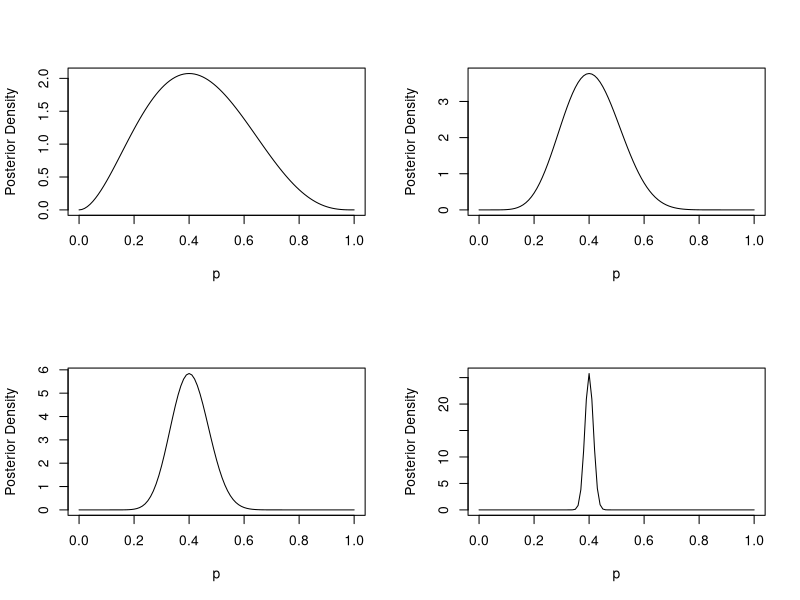
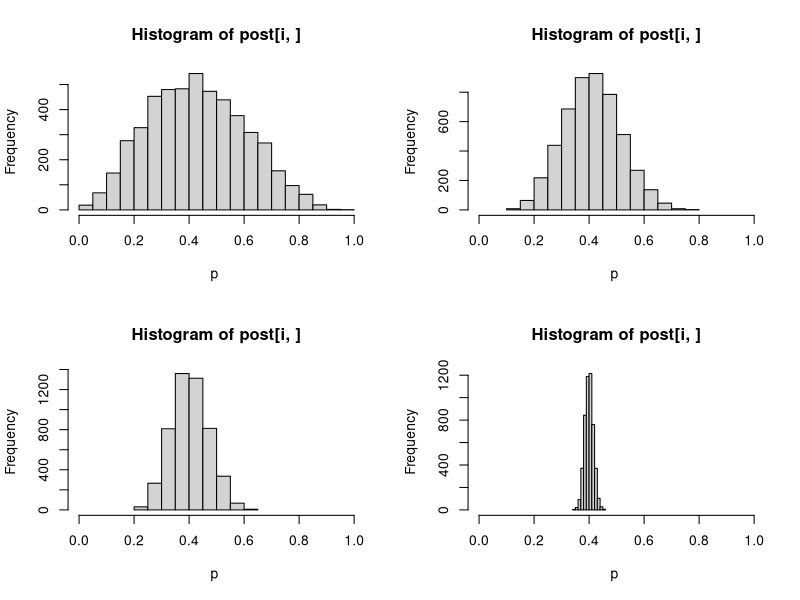
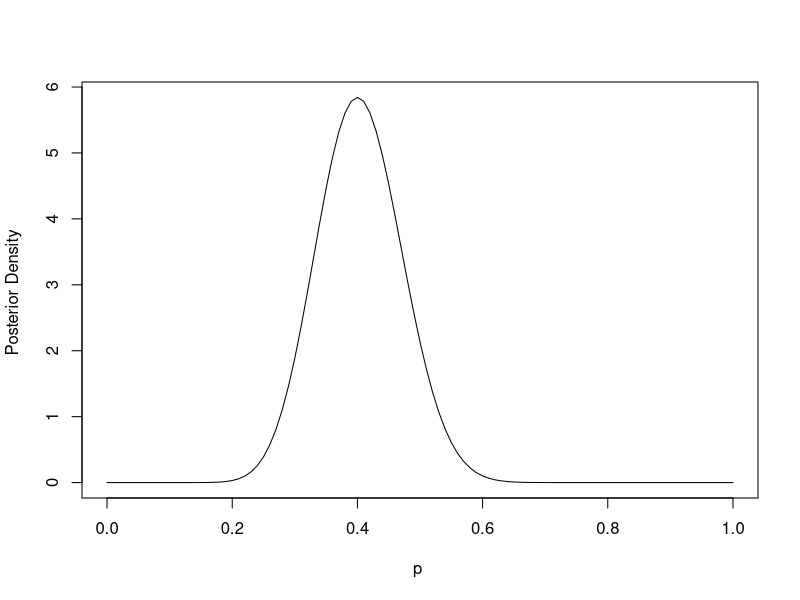
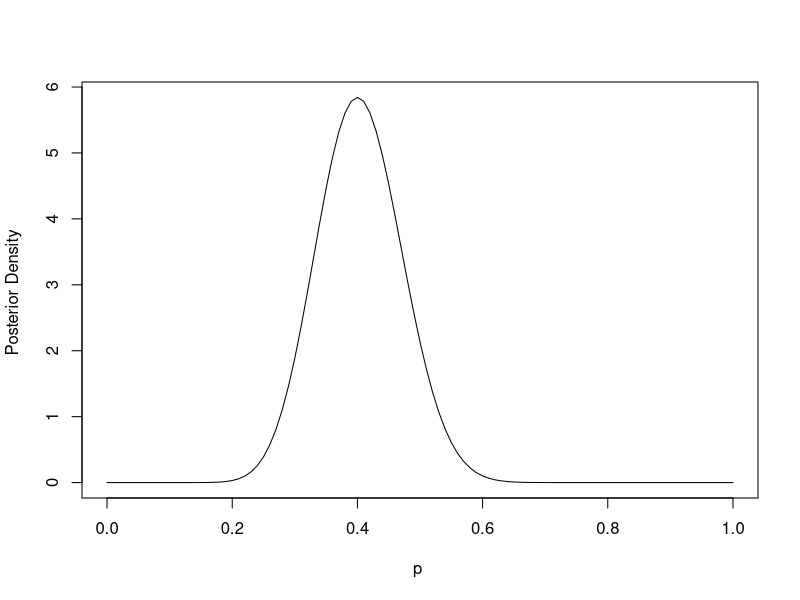
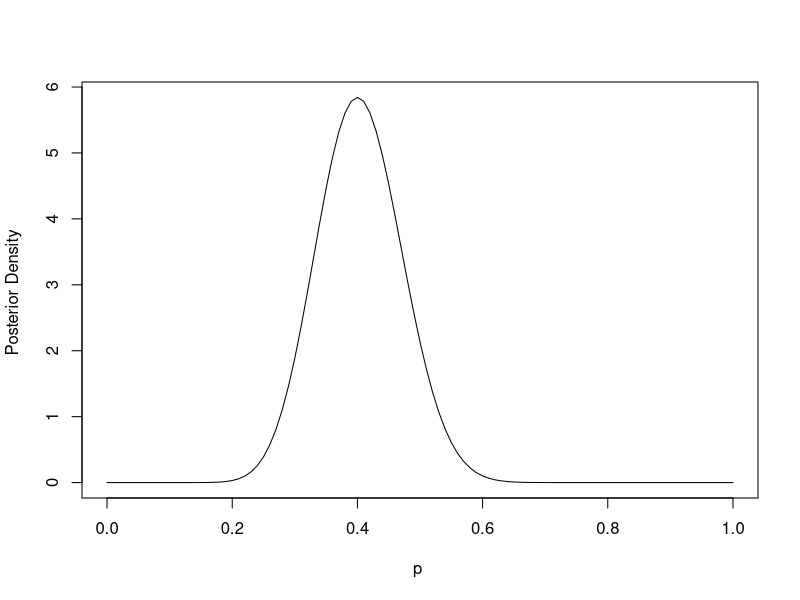

Write the R code that produced these figures, in order.
##Introduction to R and Bayes programming 
## Last updated July 13, 2017 / MEH
## SISMID 2017 MCMC I

##Simple Beta posterior distribution of the transmission probability 

## R program to compute the posterior distribution of the transmission probability
## Beta prior distribution of the binomial likelihood 

## We want to evaluate the density of the posterior of p along the interval [0,1] 
## To start, generate a sequence from 0 to 1 in increments of .01 that will supply
## the values where we will evaluate the posterior density 

x = seq(0,1, by = .01)
x

## Observed data 
## Generate a vector of the observed number of trials in the four experiments 
n=c(5,20,50,1000)
n

## Generate a vector of the number of successes (infections) in the four experiments
y=c(2,8,20,400)
y
##Set up noninformative Beta prior distributions 
my.alpha = 1
my.beta = 1 
my.alpha
my.beta

##Set up a matrix with 4 rows and the number of columns that is the length of the 
## x vector where the values of the posterior densities  will be evaluated. This 
## matrix will hold the values for the four posterior densities. The value 
## 0 is a place holder. Other entries could be used.

posta = matrix(0, nrow=4, ncol = length(x))

##plot the four posterior densities using different amounts of data from 
## the four experiments

## open pdf (or ps) file graphics device 
#pdf(file="/Users/betz/Documents/Bayesintro/betaunif1.pdf", height=6.5, width = 8.9)
## set up to have 4 plots in one figure with 2 by 2
 
par(mfrow=c(2,2))
# loop through the for graphs. Use a for loop 

for (i in 1:4){
  posta[i,] = dbeta(x,my.alpha+y[i],my.beta+n[i]-y[i])
  plot(x,posta[i,], type = "l", ylab ="Posterior Density", xlab="p")
}
## close graphics device if using pdf (or ps)
#dev.off() 
#return to 1 plot if need be 
par(mfrow=c(1,1))

## Summaries of the posterior distribution 

## Posterior summaries using closed form distributions

#prior mean 
priormean = my.alpha/(my.alpha + my.beta)
priormean

# posterior mean 

postmean= (my.alpha+y)/(my.alpha+my.beta+n)
postmean
round(postmean,4)

#posterior median
# use qbeta to get the values at the given quantiles
postmedian=qbeta(0.5, my.alpha+y, my.beta+n-y)
round(postmedian,4)

#median, 95%  equitailed posterior or credible interval 
# use qbeta to get the values at the given quantiles
# set up matrix
post95int=matrix(0,4,3)
for (i in 1:4){
  post95int[i,] = qbeta(c(0.5, 0.025,0.975), my.alpha+y[i], my.beta+n[i]-y[i])
}
round(post95int,3)


# Drawing random samples from the posterior distributions to imitate results 
# of an MCMC output; use rbeta() command for random samples from a beta distribution

#Set the number of samples
nsamp=5000
#Set up matrix
post=matrix(0,4,nsamp)

##pdf(file="/Users/betz/Documents/TexWork/MCMC/betz/Bayesintro/betaunif1r.pdf", height=6.5, width=8.9)

par(mfrow=c(2,2))
for (i in 1:4){
  post[i,]=rbeta(nsamp,my.alpha+y[i],my.beta+n[i]-y[i])
  hist(post[i,], xlim=c(0,1), xlab = "p ", ylab = "Frequency")
}

#dev.off()
par(mfrow=c(1,1))

#Posterior summaries using random samples

# posterior mean

postmeanr= apply(post,1,mean)
postmeanr

#Compare with analytic posterior mean 

postmean

# Get summary of simulated posterior distributions
# Row by row

summary(post[1,])
summary(post[2,])
summary(post[3,])
summary(post[4,])

# Get all summaries of all four rows at the same time

apply(post, 1, summary)


## Now use informative conjugate priors

alpha1=c(1,2,50,3,12,60,4,16)
beta1=c(1,2,50,2,8,40,1,4)
alpha1
beta1

priorsum=alpha1+beta1
priormean=alpha1/(alpha1+beta1)
priorsum
priormean

n1=50
y1=20

post95int2=matrix(0,length(alpha1),3)
for (i in 1:length(alpha1)){
 post95int2[i,] = qbeta(c(0.5,0.025,0.975), alpha1[i]+y1, beta1[i]+n1-y1)
}
round(post95int2,3)

par(mfrow=c(1,1))


## Here is a simple function to compute the posterior distribution 
## of the transmission probability. It plots the posterior 
## distribution and returns the posterior median and
## 95% equitailed credible interval
## n = number of observations (exposed),
## y = number of successes (infections)
## alpha, beta, parameters of the prior Beta distribution


### Return the values at the end.

mybeta2=function(n,y,alpha,beta){
          x=seq(0,1,by=.01)
          postbeta=dbeta(x,alpha+y,beta+n-y)
          plot(x,postbeta, type="l", ylab="Posterior Density ", xlab="p ")
          mybeta=qbeta(c(0.5, 0.025,0.975), alpha+y, beta+n-y)
          return(mybeta)
}

test2=mybeta2(50,20,1,1)
test2

### Alternatively, you can return a list at the end.

mybeta3=function(n,y,alpha,beta){
          x=seq(0,1,by=.01)
          postbeta=dbeta(x,alpha+y,beta+n-y)
          plot(x,postbeta, type="l", ylab="Posterior Density ", xlab="p ")
          mybeta=list(answer=qbeta(c(0.5, 0.025,0.975), alpha+y, beta+n-y))
}

test3=mybeta3(50,20,1,1)
test3
test3$answer

### Alternatively, you can return a list with more than one object at the end.

mybeta4=function(n,y,alpha,beta){
  x=seq(0,1,by =.01)
  postbeta=dbeta(x,alpha+y,beta+n-y)
  plot(x,postbeta, type="l", ylab="Posterior Density ", xlab="p ")
  answer1=qbeta(.5,alpha+y, beta+n-y)
  answer2=qbeta(.025,alpha+y, beta+n-y)
  answer3=qbeta(.975,alpha+y, beta+n-y)
  mybeta=list(answer1,answer2,answer3)
}

test4=mybeta4(50,20,1,1)
print(test4)
##extract the first element in the list test4
test4[[1]]
